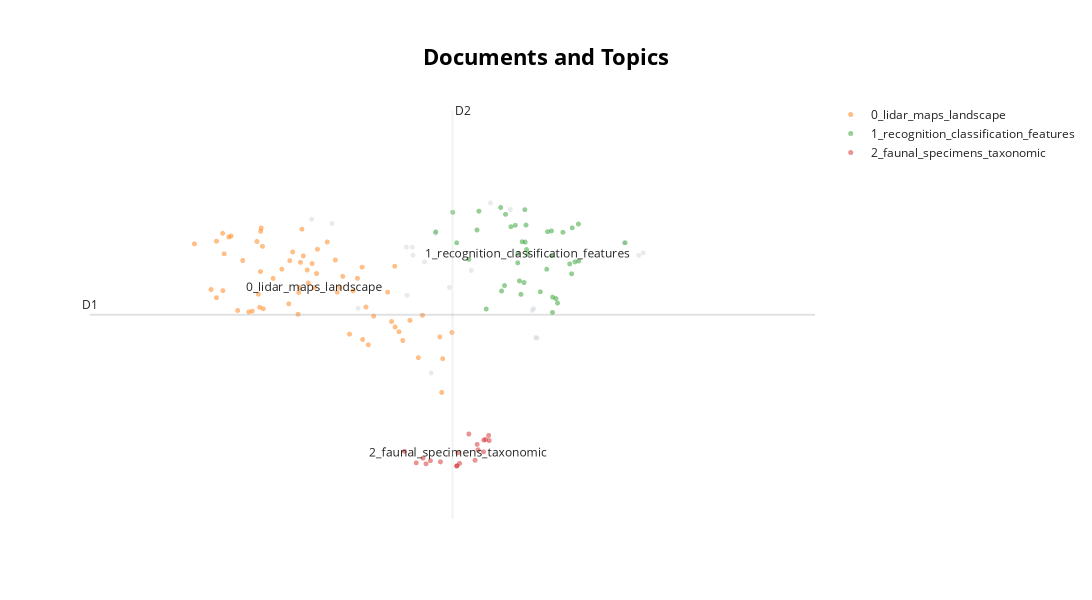

Notebook code for this chart:
### Code cell
import plotly.express as px
# Visualisation of the cluster
visualization = topic_model.visualize_documents(
    df,
    height=600
)
visualization
